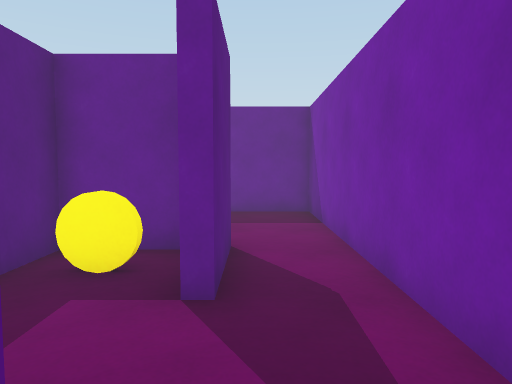
view 1 (above)

19 first-person views from a walk through a Unity game level. The camera is 1.3 m above the floor, tilts 4° down and sees 70° across. The floor is counted in squares, 1 m on a side. Each view is taken from the middle of a square. On the plan, view 1 faces up. The plan holds only what a view shows up to about 15 squares ahead; the rest is blank. The player is left out.

view 2
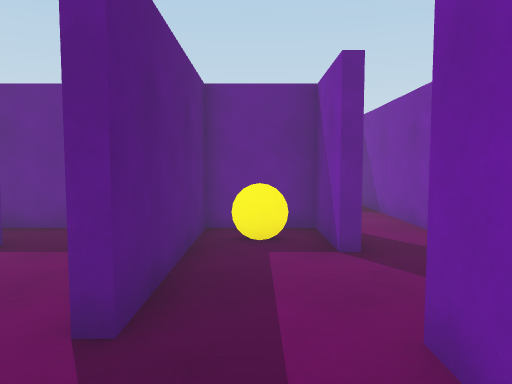

view 3
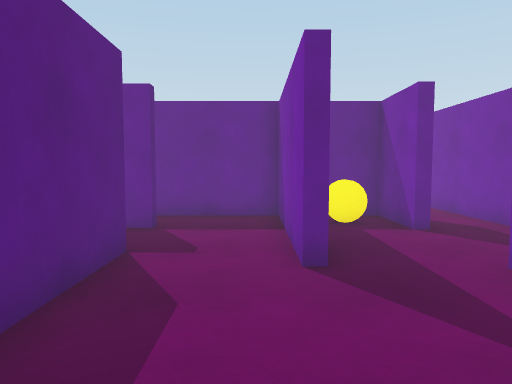

view 4
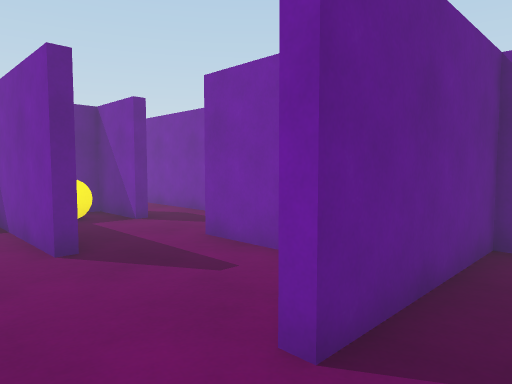

view 5
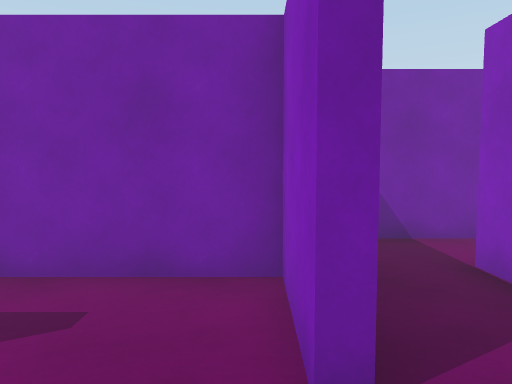

view 6
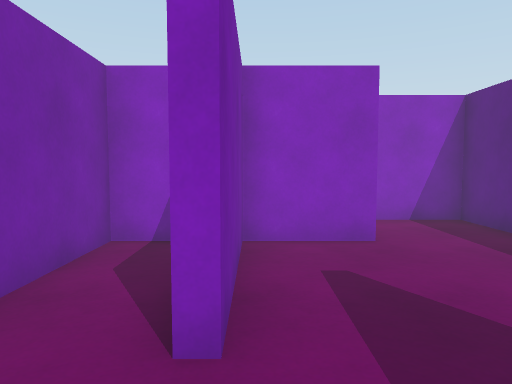

view 7
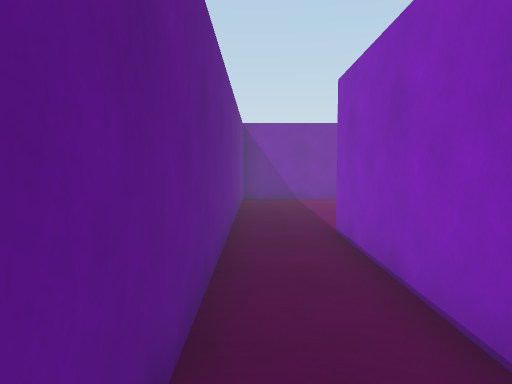

view 8
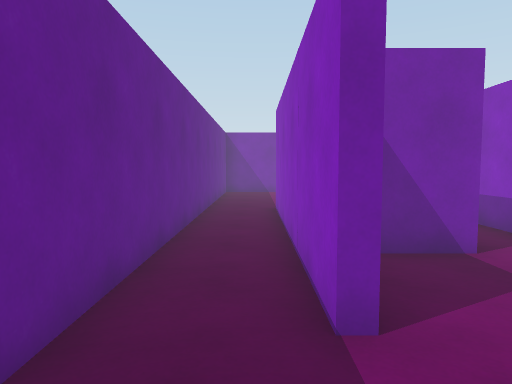

view 9
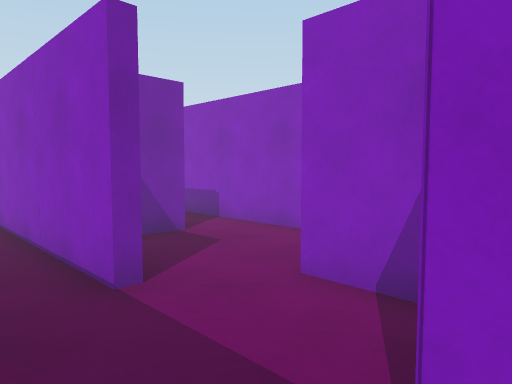

view 10
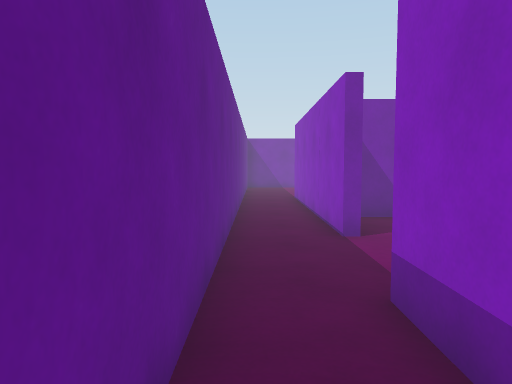

view 11
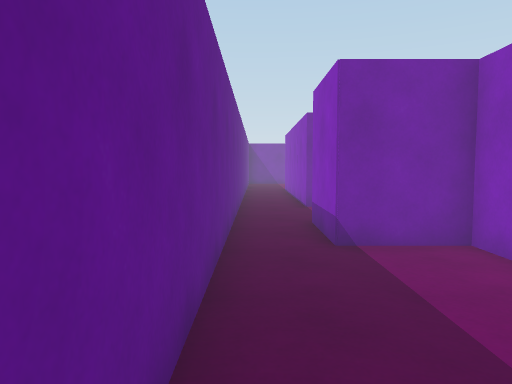

view 12
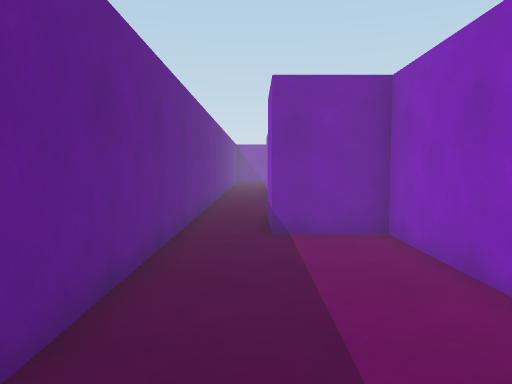

view 13
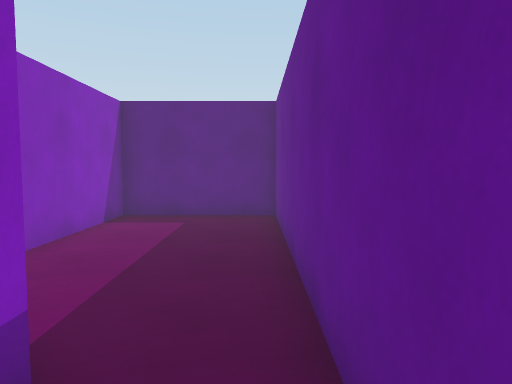

view 14
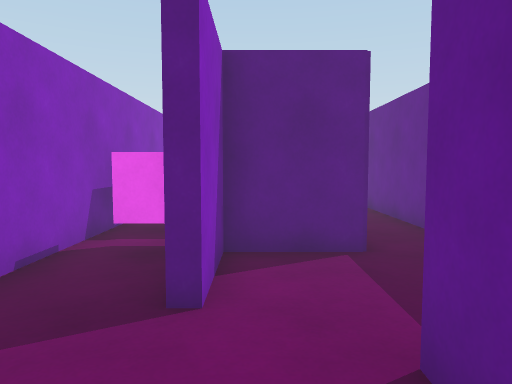

view 15
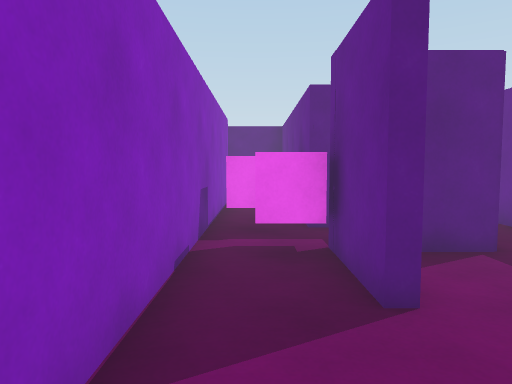

view 16
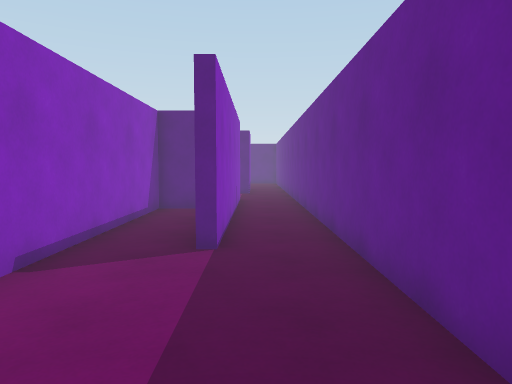

view 17
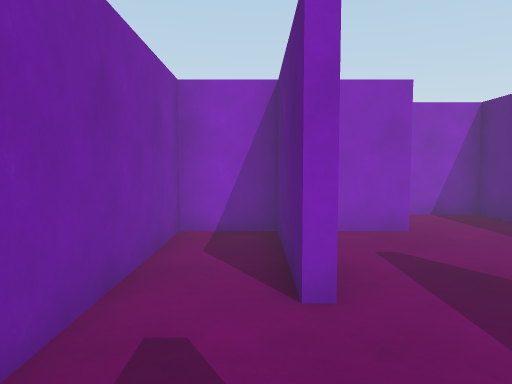

view 18
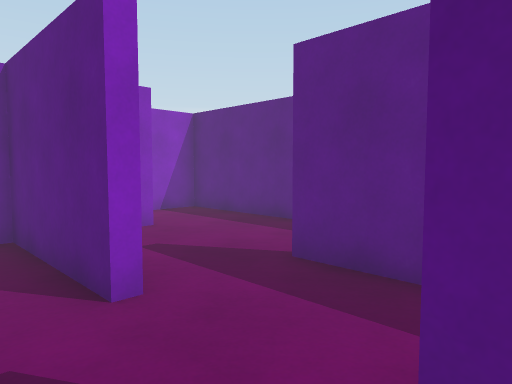

view 19
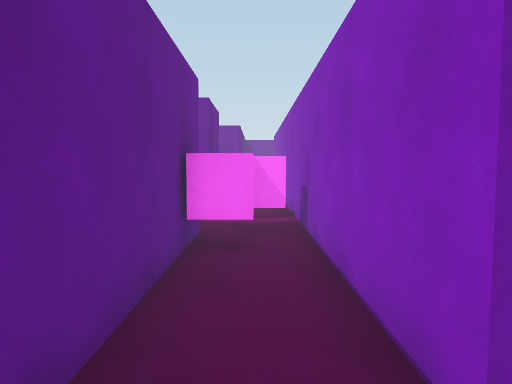

### Floor plan
Ten units are one square. View 1 is at (0, 0); x grows to the right and y downward. Boxes are objects, and circles mark ways between rooms. Rooms are numbered by the first view taken in them; rooms with no view inside come last. Other rooms are left out.
<svg viewBox="-282 -110 302 175">
<path fill="none" stroke="#000" d="M-113 -72 -113 -60 -41 -60M-116 -56 -116 -74M-134 -81 -143 -81 -143 -84 -57 -84 -57 -80M-4 -59 -4 -34M-8 -34 -8 -57 -31 -57 -31 -7M-8 -6 -4 -6 -4 33 15 33 15 -105 -205 -105M-175 -40 -115 -40M-201 -87 -175 -87 -175 -65 -153 -65 -153 -61 -175 -61M-31 -7 -34 -7M-31 33 -8 33 -8 -6M-60 -6 -60 24M-10 59 -2 59M-60 24 -60 59 -39 59M15 55 15 36 -31 36 -31 33M-205 -105 -277 -105 -277 -65 -201 -65 -201 -87M-197 -66 -197 -61 -255 -61M-255 -40 -175 -40"/>
<rect x="-25" y="-45" width="10" height="10" fill="#bbb"><title>other object</title></rect>
<rect x="-215" y="-65" width="10" height="20" fill="#bbb"><title>other object</title></rect>
<rect x="-205" y="-55" width="20" height="10" fill="#bbb"><title>other object</title></rect>
<rect x="-185" y="-65" width="20" height="20" fill="#bbb"><title>other object</title></rect>
<circle cx="-20" cy="0" r="3" fill="#2a7"/>
<circle cx="-200" cy="-100" r="3" fill="#2a7"/>
<circle cx="-45" cy="35" r="3" fill="#2a7"/>
<text x="-70" y="-70">1</text>
<text x="-40" y="10">2</text>
<text x="-30" y="50">3</text>
<text x="-240" y="-90">4</text>
<text x="-220" y="-50">5</text>
</svg>
Room 1 opens to room 2. Room 1 opens to room 4. Room 2 opens to room 3.

Where each view was taken, in squares from view 1:
view 1: 0 up, 0 right, facing up
view 2: 2 down, 2 left, facing up
view 3: 4 down, 4 left, facing up
view 4: 5 down, 5 left, facing up-right
view 5: 3 down, 5 left, facing right
view 6: 3 up, 1 left, facing down
view 7: 10 up, 13 left, facing right
view 8: 9 up, 17 left, facing right
view 9: 10 up, 18 left, facing down-right
view 10: 10 up, 21 left, facing right
view 11: 10 up, 26 left, facing right
view 12: 9 up, 27 left, facing right
view 13: 10 up, 18 left, facing left
view 14: 7 up, 12 left, facing left
view 15: 5 up, 12 left, facing left
view 16: 9 up, 0 right, facing left
view 17: 4 up, 0 right, facing down
view 18: 4 up, 1 right, facing down-left
view 19: 5 up, 27 left, facing right
